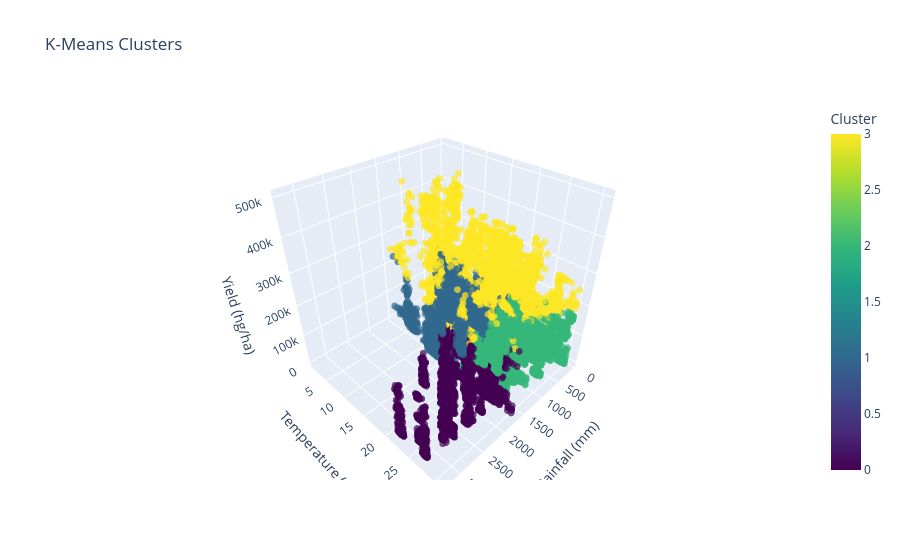

The notebook cell this image was saved under:
### Code cell
import plotly.express as px

fig = px.scatter_3d(
    features,
    x='average_rain_fall_mm_per_year',
    y='avg_temp',
    z='hg/ha_yield',
    color='Cluster',
    title='K-Means Clusters',
    labels={
        'average_rain_fall_mm_per_year': 'Rainfall (mm)',
        'avg_temp': 'Temperature (°C)',
        'hg/ha_yield': 'Yield (hg/ha)'
    },
    opacity=0.7,
    color_continuous_scale='Viridis'
)

fig.update_traces(marker=dict(size=4))

fig.show()

### Figure 1 — Plotly figure (JSON) as saved in the notebook; plotly's stock layout.template omitted (floating-point values rounded to 4 significant figures; data arrays with more than 128 entries replaced by an {"elided": "..."} marker saying what was removed)
{"data": [{"hovertemplate": "Rainfall (mm)=%{x}<br>Temperature (°C)=%{y}<br>Yield (hg/ha)=%{z}<br>Cluster=%{marker.color}<extra></extra>", "legendgroup": "", "marker": {"color": {"elided": "25899 int values"}, "coloraxis": "coloraxis", "opacity": 0.7, "size": 4, "symbol": "circle"}, "mode": "markers", "name": "", "scene": "scene", "showlegend": false, "type": "scatter3d", "x": {"elided": "25899 float values"}, "y": {"elided": "25899 float values"}, "z": {"elided": "25899 int values"}}], "layout": {"coloraxis": {"colorbar": {"title": {"text": "Cluster"}}, "colorscale": [[0, "#440154"], [0.1111, "#482878"], [0.2222, "#3e4989"], [0.3333, "#31688e"], [0.4444, "#26828e"], [0.5556, "#1f9e89"], [0.6667, "#35b779"], [0.7778, "#6ece58"], [0.8889, "#b5de2b"], [1, "#fde725"]]}, "legend": {"tracegroupgap": 0}, "scene": {"domain": {"x": [0, 1], "y": [0, 1]}, "xaxis": {"title": {"text": "Rainfall (mm)"}}, "yaxis": {"title": {"text": "Temperature (°C)"}}, "zaxis": {"title": {"text": "Yield (hg/ha)"}}}, "title": {"text": "K-Means Clusters"}}}
